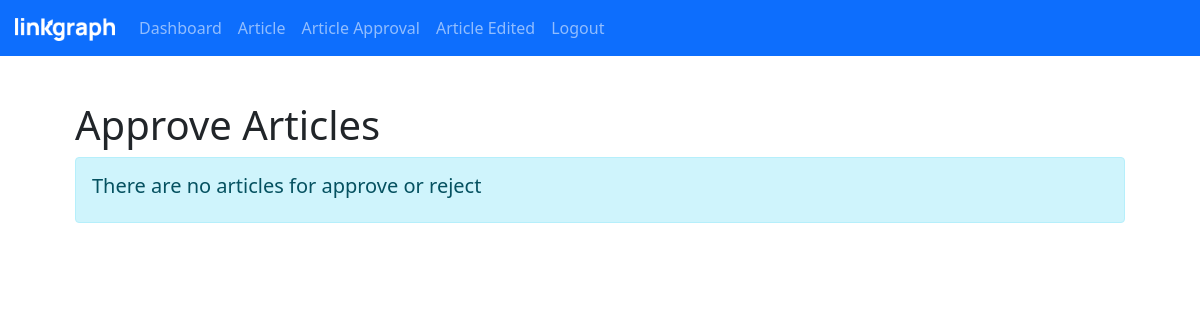
The page /article-approval (signed in) on the database as committed earlier.
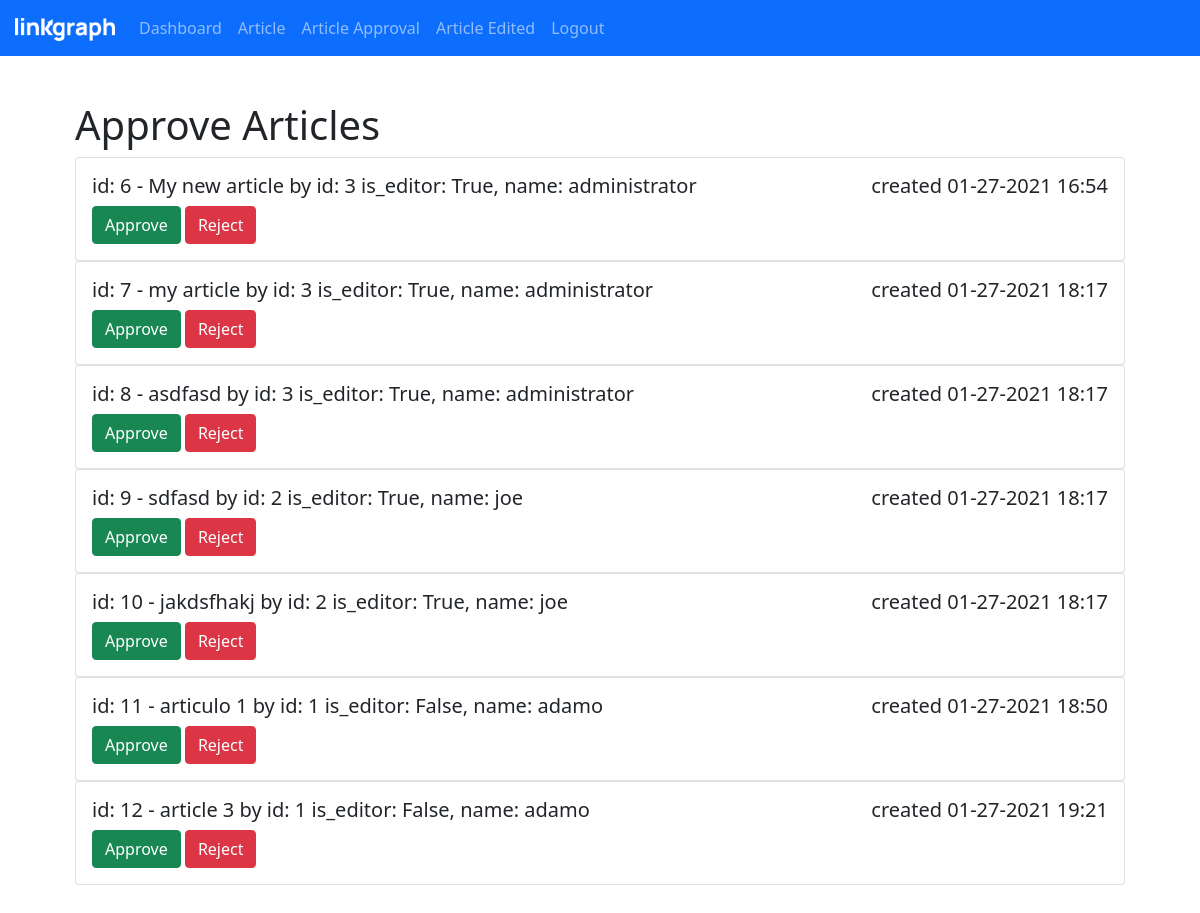
The same page on the database as committed later.
### blog/models.py (models this page shows, shortened)
class Article(models.Model):
    PENDING = 'PD'
    ACCEPTED = 'ACT'
    REJECTED = 'RJT'
    STATUS_CHOICES = [
        (PENDING, 'Pending'),
        (ACCEPTED, 'Accepted'),
        (REJECTED, 'Rejected'),
    ]
    created_at = models.DateTimeField(auto_now_add=True)
    modified_at = models.DateTimeField(auto_now=True)
    title = models.CharField(max_length=200)
    content = models.TextField()
    status = models.CharField(max_length=20, choices=STATUS_CHOICES,
                              default=PENDING)
    written_by = models.ForeignKey(Writer,
                                   on_delete=models.CASCADE,
                                   related_name='written_by')
    edited_by = models.ForeignKey(Writer, on_delete=models.CASCADE, null=True,
                                  related_name='edited_by')

class Writer(models.Model):
    user = models.OneToOneField(User, on_delete=models.CASCADE)
    is_editor = models.BooleanField(default=False)
    name = models.CharField(max_length=200)
    def __str__(self):
        return f"id: {self.id} is_editor: {self.is_editor}, name: {self.name}"

### blog/views.py (the view)
# urls.py: path('article-approval', views.article_approval, name='article-approval'),
@login_required()
def article_approval(request):
    writer = get_object_or_404(Writer, user=request.user)
    if not writer.is_editor:
        return not_editor(request)
    articles = Article.objects.filter(status=Article.PENDING)
    return render(request, "blog/article-approval.html", {
        "user": request.user,
        "articles": articles
    })

### blog/templates/blog/article-approval.html (shortened to what this page needs)
{% extends "blog/nav-base.html" %}
{% block title %} Approve Articles{% endblock %}
{% block content %}
  {% if articles.count == 0 %}
  <div class="alert alert-info" role="alert">
    <h5>There are no articles for approve or reject</h5>
  </div>
  {% endif %} {% for article in articles %}
  <div class="card">
    <div class="card-body">
      <h5 class="card-title">id: {{article.id}} - {{article.title}} by {{article.written_by}}
        <span class="float-right">created {{article.created_at|date:'m-d-Y H:i'}}</span>
      </h5>
      <form style="display: inline" action="approve/{{article.id}}" method="GET">
        <button class="btn btn-success" href="#" class="card-link">
          Approve
        </button>
      </form>
      <form style="display: inline" action="reject/{{article.id}}">
        <button class="btn btn-danger" href="#" class="card-link">Reject</button>
      </form>
    </div>
  </div>
  {% endfor %}
{% endblock %}

### blog/templates/blog/nav-base.html
{% extends "blog/base.html" %}
{% load static %}
    {% block contentbody %}
    <nav class="navbar navbar-dark bg-primary navbar-expand-sm">
      <span class="navbar-brand" href="#">
      <img class="logo" src="{% static 'images/linkgraph.png'%}">
       </span>
      <ul class="navbar-nav mr-auto">
        <li class="nav-item active">
          <a class="nav-link" href="{% url 'dashboard'%}">Dashboard</a>
        </li>
        <li class="nav-item active">
          <a class="nav-link" href="{% url 'article'%}">Article</a>
        </li>
        <li class="nav-item">
          <a class="nav-link" href="{% url 'article-approval' %}">Article Approval</a>
        </li>
        <li class="nav-item">
          <a class="nav-link" href="{% url 'article-edited' %}">Article Edited</a>
        </li>
        <li class="nav-item">
          <a class="nav-link" href="{% url 'logout' %}">Logout</a>
        </li>
      </ul>
    </nav>
    <div class="container">
      <h1>{% block title %} Blog {% endblock %}</h1>
      {% block content %} {% endblock %}
    </div>
{% endblock %}

### blog/templates/blog/base.html (shortened to what this page needs)
{% load static %}
<!DOCTYPE html>
<html lang="en">
  <head>
    <link
      href="https://cdn.jsdelivr.net/npm/bootstrap@5.0.0-beta1/dist/css/bootstrap.min.css"
      rel="stylesheet"
    />
    <link rel="stylesheet" href="{% static 'blog/style.css' %}" />
  </head>
  <body>
    {% block contentbody %}{% endblock %}
  </body>

### blog/static/blog/style.css (style rules this page uses)
h1 { font-size: sans-serif; color: "red" }
.logo { width: 100px; margin-left: 15px; }
.container { padding: 45px; }
.float-right { float: right; }

Rows that differ between the two databases and show on the page:
added Article: id "6", title "My new article", written_by "id: 3 is_editor: True, name: administrator", created_at "01-27-2021 16:54"
added Article: id "7", title "my article", written_by "id: 3 is_editor: True, name: administrator", created_at "01-27-2021 18:17"
added Article: id "8", title "asdfasd", written_by "id: 3 is_editor: True, name: administrator", created_at "01-27-2021 18:17"
added Article: id "9", title "sdfasd", written_by "id: 2 is_editor: True, name: joe", created_at "01-27-2021 18:17"
added Article: id "10", title "jakdsfhakj", written_by "id: 2 is_editor: True, name: joe", created_at "01-27-2021 18:17"
added Article: id "11", title "articulo 1", written_by "id: 1 is_editor: False, name: adamo", created_at "01-27-2021 18:50"
added Article: id "12", title "article 3", written_by "id: 1 is_editor: False, name: adamo", created_at "01-27-2021 19:21"
Other text that changed with them:
text no longer shown: "There are no articles for approve or reject"
